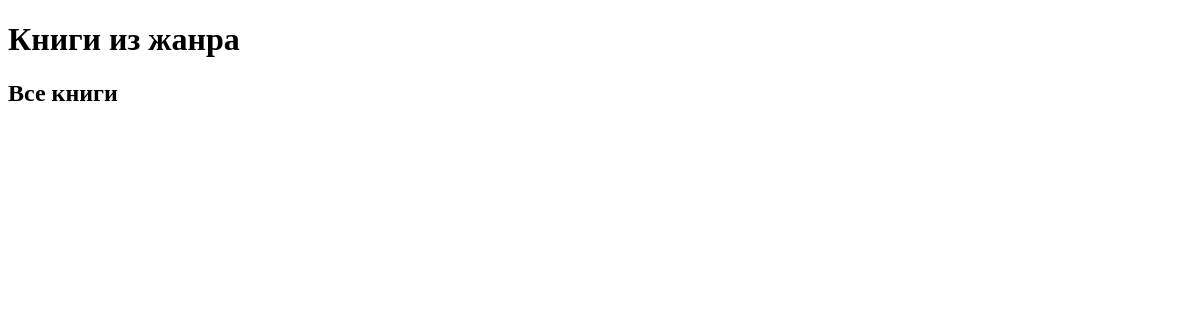
/, run on an earlier commit of the app's database.
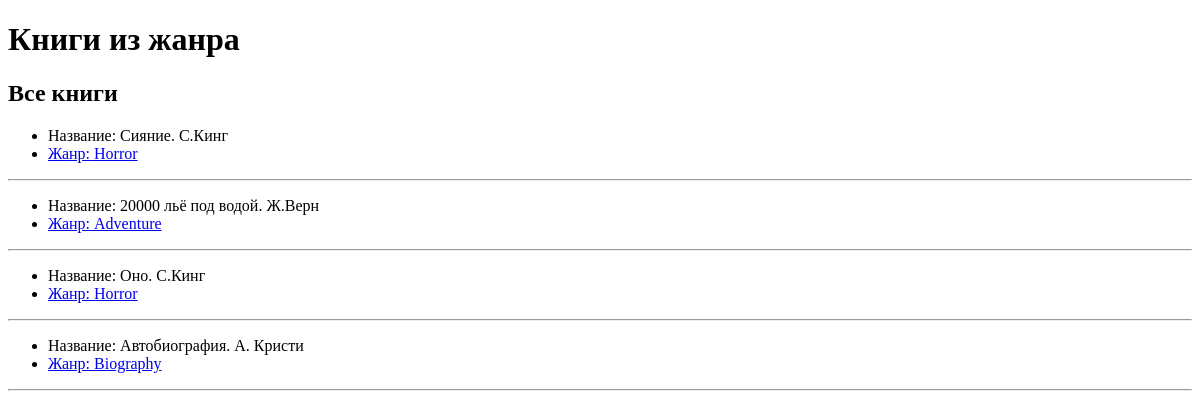
And on a later commit of the database.
### database.py (models this page shows, shortened)
class Books(db.Model):
    id = db.Column(db.Integer, primary_key=True)
    fullname = db.Column(db.String, nullable=True)
    genre_id = db.Column(db.Integer, db.ForeignKey("genre.id", ondelete='SET NULL'))
    genre = relationship("Genre", back_populates="books")

class Genre(db.Model):
    id = db.Column(db.Integer, primary_key=True)
    name = db.Column(db.String)
    books = relationship(
        "Books", back_populates="genre"
    )

### main.py (the view)
@app.route("/")
def all_books():
    books = Books.query.all()
    return render_template("all_books.html", books=books)

### templates/all_books.html
{% extends "index.html" %}
{% block body %}
  <h2>Все книги</h2>
    {%- for book in books %}
      <ul>
        <li> Название: {{ book.fullname }} </li>
        <li>
          <a href="{{ url_for('all_books_genre', genre_id=book.genre.id) }}">Жанр: {{ book.genre.name }}</a>
        </li>
      </ul>
     <hr>
    {%- endfor %}
{% endblock %}

### templates/index.html (shortened to what this page needs)
<!DOCTYPE html>
<head><meta charset="UTF-8"></head>
<h1>Книги из жанра</h1>
{% block body %}{% endblock %}
</html>

What changed in the data, as far as the page shows it:
added Books: fullname "Сияние. С.Кинг", genre.name "Horror"
added Books: fullname "20000 льё под водой. Ж.Верн", genre.name "Adventure"
added Books: fullname "Оно. С.Кинг", genre.name "Horror"
added Books: fullname "Автобиография. А. Кристи", genre.name "Biography"
